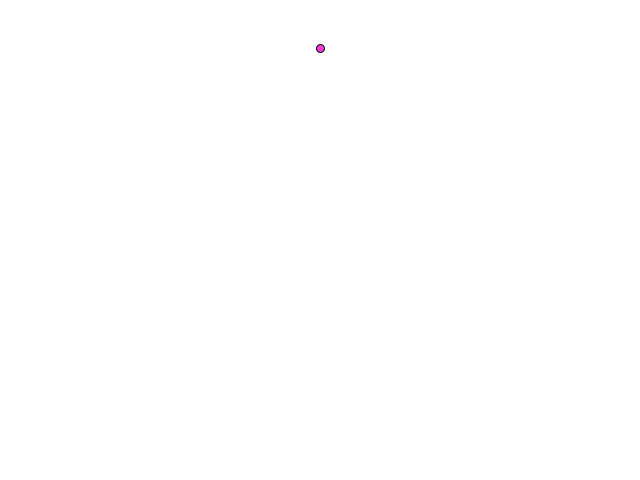
Frame 1 (no input)
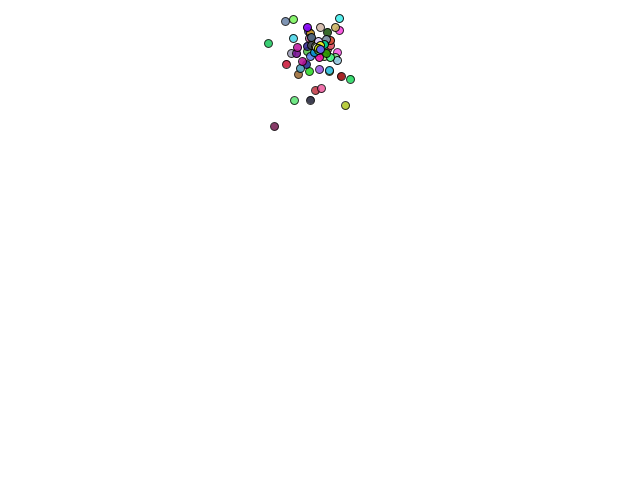
Frame 60 (the mouse pressed at the canvas centre just before this capture)
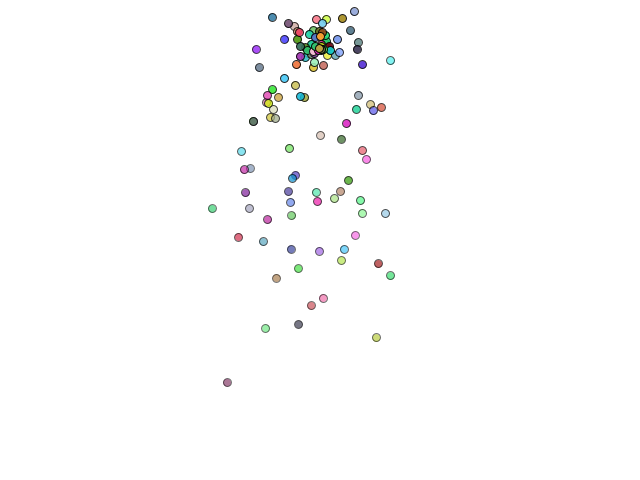
Frame 120 (the mouse held since frame 60 and released just before this capture)

The Processing sketch that drew these frames (run headless with seeded random() and noise(); from frame 60 on, the mouse is pressed at the canvas centre):

// Processing sketch: ArrayListOne
// ── ArrayListOne.pde
import java.util.Iterator;

final int total = 10;
ArrayList<Particle> particles;

void setup(){
    size(640, 480);
    particles = new ArrayList<Particle>();
}


void draw(){
    background(255);
    
    particles.add(new Particle(new PVector(width/2, 50)));
    
    Iterator<Particle> it = particles.iterator();
    while(it.hasNext()){
        Particle p = it.next();
        p.run();
        if(p.isDead()){
            it.remove();
        }
    }
}

class Particle{
    PVector location;
    PVector velocity;
    PVector acceleration;
    float lifespan;
    color _color;

    Particle(PVector l){
        acceleration = new PVector(0, 0.05);

        velocity = new PVector(random(-1, 1), random(-2, 0));
        location = l.get();
        lifespan = 255.0;
        _color = color(random(255), random(255), random(255));
    }

    void run(){
        if(!isDead()){
            update();
            display();
        }
    }

    void update(){
        velocity.add(acceleration);
        location.add(velocity);
        lifespan -= 1.0;
    }

    void display(){
        stroke(0, lifespan);
        fill(_color, lifespan);
        ellipse(location.x, location.y, 8, 8);
    }

    boolean isDead(){
        if(lifespan <= 0.0){
            return true;
        }else{
            return false;
        }
    }
}
